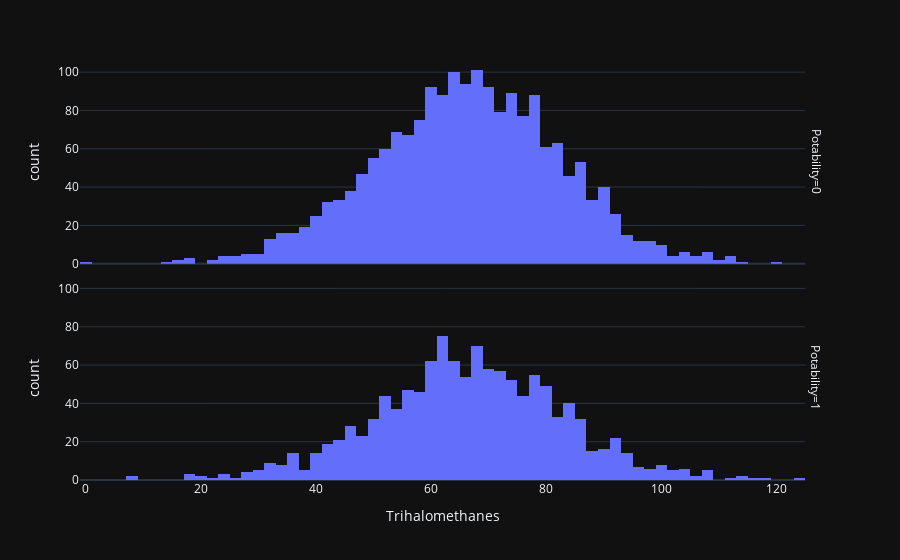

Notebook code for this chart:
### Code cell
fig = px.histogram(data, x='Trihalomethanes', facet_row='Potability', template='plotly_dark')
fig.show()

### Figure 1 — Plotly figure (JSON) as saved in the notebook; plotly's stock layout.template omitted (floating-point values rounded to 4 significant figures; data arrays with more than 128 entries replaced by an {"elided": "..."} marker saying what was removed)
{"data": [{"alignmentgroup": "True", "bingroup": "x", "hovertemplate": "Potability=0<br>Trihalomethanes=%{x}<br>count=%{y}<extra></extra>", "legendgroup": "", "marker": {"color": "#636efa", "pattern": {"shape": ""}}, "name": "", "offsetgroup": "", "orientation": "v", "showlegend": false, "type": "histogram", "x": {"elided": "1998 float values"}, "xaxis": "x2", "yaxis": "y2"}, {"alignmentgroup": "True", "bingroup": "x", "hovertemplate": "Potability=1<br>Trihalomethanes=%{x}<br>count=%{y}<extra></extra>", "legendgroup": "", "marker": {"color": "#636efa", "pattern": {"shape": ""}}, "name": "", "offsetgroup": "", "orientation": "v", "showlegend": false, "type": "histogram", "x": {"elided": "1278 float values"}, "xaxis": "x", "yaxis": "y"}], "layout": {"annotations": [{"font": {}, "showarrow": false, "text": "Potability=1", "textangle": 90, "x": 0.98, "xanchor": "left", "xref": "paper", "y": 0.2425, "yanchor": "middle", "yref": "paper"}, {"font": {}, "showarrow": false, "text": "Potability=0", "textangle": 90, "x": 0.98, "xanchor": "left", "xref": "paper", "y": 0.7575, "yanchor": "middle", "yref": "paper"}], "barmode": "relative", "legend": {"tracegroupgap": 0}, "margin": {"t": 60}, "xaxis": {"anchor": "y", "domain": [0, 0.98], "title": {"text": "Trihalomethanes"}}, "xaxis2": {"anchor": "y2", "domain": [0, 0.98], "matches": "x", "showticklabels": false}, "yaxis": {"anchor": "x", "domain": [0, 0.485], "title": {"text": "count"}}, "yaxis2": {"anchor": "x2", "domain": [0.515, 1], "matches": "y", "title": {"text": "count"}}}}
